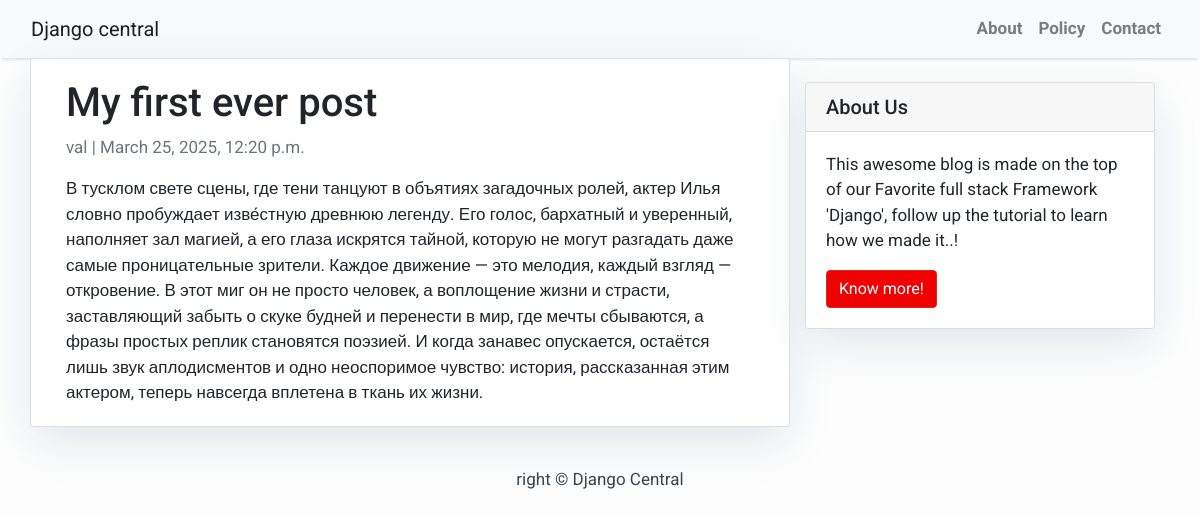
/first-post/, run on the app's committed database.
### blog/models.py (models this page shows, shortened)
class Post(models.Model):
    title = models.CharField(max_length=200, unique=True)
    slug = models.SlugField(max_length=200, unique=True)
    author = models.ForeignKey(User, on_delete= models.CASCADE,related_name='blog_posts')
    updated_on = models.DateTimeField(auto_now= True)
    content = models.TextField()
    created_on = models.DateTimeField(auto_now_add=True)
    status = models.IntegerField(choices=STATUS, default=0)
    class Meta:
        ordering = ['-created_on']

### blog/views.py (the view)
# urls.py: path('<slug:slug>/', views.PostDetail.as_view(), name='post_detail'),
class PostDetail(generic.DetailView):
    model = Post
    template_name = 'post_detail.html'

### templates/post_detail.html
{% extends 'base.html' %} {% block content %}
 <div class="container">
    <div class="row">
        <div class="col-md-8 card mb-4  mt-3 left  top">
            <div class="card-body">
                <h1>{% block title %} {{ object.title }} {% endblock title %}</h1>
                <p class=" text-muted">{{ post.author }} | {{ post.created_on }}</p>
                <p class="card-text ">{{ object.content | safe }}</p>
            </div>
        </div>
        {% block sidebar %} {% include 'sidebar.html' %} {% endblock sidebar %}
    </div>
</div>
{% endblock content %}

### templates/base.html (shortened to what this page needs)
<!DOCTYPE html>
<html>
    <head>
        <link rel="stylesheet" href="https://maxcdn.bootstrapcdn.com/bootstrap/4.0.0/css/bootstrap.min.css"
 />
    </head>
    <body>
        <nav class="navbar navbar-expand-lg navbar-light bg-light shadow" id="mainNav">
            <div class="container-fluid">
                <a class="navbar-brand" href="{% url 'home' %}">Django central</a>
                <div class="collapse navbar-collapse" id="navbarResponsive">
                    <ul class="navbar-nav ml-auto">
                        <li class="nav-item text-black">
                            <a class="nav-link text-black font-weight-bold" href="#">About</a>
                        </li>
                        <li class="nav-item text-black">
                            <a class="nav-link text-black font-weight-bold" href="#">Policy</a>
                        </li>
                        <li class="nav-item text-black">
                            <a class="nav-link text-black font-weight-bold" href="#">Contact</a>
                        </li>
                    </ul>
                </div>
            </div>
        </nav>
        {% block content %}{% endblock content %}
        <footer class="py-3 bg-grey">
            <p class="m-0 text-dark text-center ">right &copy; Django Central</p>
        </footer>
    </body>
</html>

### templates/sidebar.html (shortened to what this page needs)
{% block sidebar %}
<div class="col-md-4 float-right ">
<div class="card my-4">
        <h5 class="card-header">About Us</h5>
    <div class="card-body">
        <p class="card-text"> This awesome blog is made on the top of our Favorite full stack Framework 'Django', follow up the tutorial to learn how we made it..!</p>
        <a href="https://djangocentral.com/building-a-blog-application-with-django" class="btn btn-danger">Know more!</a>
    </div>
</div>
</div>
{% endblock sidebar %}

### templates/base.html (style rules this page uses)
body { font-family: "Roboto", sans-serif; font-size: 17px; background-color: #fdfdfd; }
.shadow { box-shadow: 0 4px 2px -2px rgba(0, 0, 0, 0.1); }
.btn-danger { color: #fff; background-color: #f00000; border-color: #dc281e; }

### templates/sidebar.html (style rules this page uses)
.card { box-shadow: 0 16px 48px #E3E7EB; }

### data on the page
Post: title "My first ever post", author "val", created_on "March 25, 2025, 12:20 p.m.", content "В тусклом свете сцены, где тени танцуют в объятиях загадочных ролей, актер Илья словно пробуждает изве́стную древнюю легенду. Его голос, бархатный и уверенный, наполняет зал магией, а его глаза искрятся тайной, которую не могут разгадать даже самые проницательные зрители. Каждое движение — это мелодия, каждый взгляд — откровение. В этот миг он не просто человек, а воплощение жизни и страсти, заставляющий забыть о скуке будней и перенести в мир, где мечты сбываются, а фразы простых реплик становятся поэзией. И когда занавес опускается, остаётся лишь звук аплодисментов и одно неоспоримое чувство: история, рассказанная этим актером, теперь навсегда вплетена в ткань их жизни."
